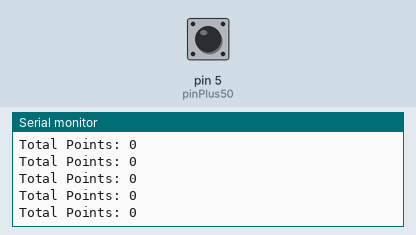
Simulated run of this sketch. Board: Arduino Uno, built with avr-gcc and run on an emulated ATmega328P. On the bench: the last lines printed to the serial monitor. Inputs (shaded band) come from the test bench; at power-on: pin 5 (pinPlus50) LOW.

Above: at 1.2 s.
1.3 s: pin 5 (pinPlus50) driven HIGH
At 2.45 s:
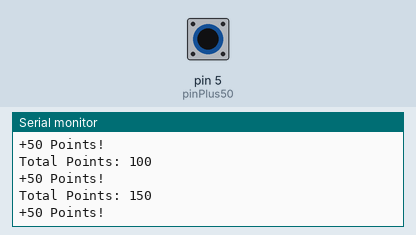
3.1 s: pin 5 (pinPlus50) driven LOW
6.1 s: pin 5 (pinPlus50) pulsed HIGH 2 times (0.12 s each, 0.3 s apart)
At 6.35 s:
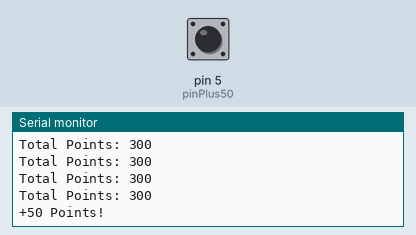
Timing chart, 0 to 9.1 s (numbered marks = the images above; inputs shaded):
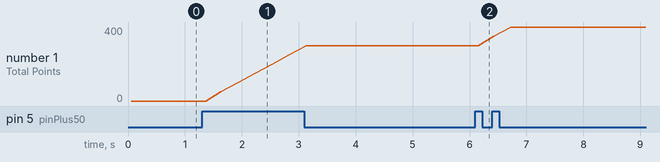

Measured:
- after the input at 1.3 s, the serial monitor: prints a new line after 0.08 s (image 1)
- after the input at 6.1 s, the serial monitor: prints a new line after 0.08 s (image 2)
- plotted number 1: 0 → 250 after the input at 1.3 s, 300 → 400 after the input at 6.1 s

The sketch:

demo.ino
```cpp
// Pin assignments
const int pinR = 1;
const int pinA = 2;
const int pinC = 3;
const int pinE = 4;
const int pinPlus50 = 5;
const int pinMinus50 = 6;

int points = 0;
int raceProgress = 0; // 0:R, 1:A, 2:C, 3:E (jackpot)

// Sequence letters in order
const int racePins[4] = { pinR, pinA, pinC, pinE };
const char* raceLetters[4] = { "R", "A", "C", "E" };

void setup() {
  Serial.begin(9600);

  // Set pin modes
  for (int i = 1; i <= 6; i++) {
    pinMode(i, INPUT);
  }

  Serial.println("Pinball Machine Initialized.");
  Serial.println("Current Progress: <none>");
}
void loop() {
  /*
  // Check each letter in the RACE sequence
  for (int i = 0; i < 4; i++) {
    if (digitalRead(racePins[i]) == HIGH) {
      if (i == raceProgress) {
        Serial.print("Hit: ");
        Serial.println(raceLetters[i]);
        raceProgress++;

        // Show current progress
        Serial.print("Current Progress: ");
        for (int j = 0; j < raceProgress; j++) {
          Serial.print(raceLetters[j]);
          Serial.print(" ");
        }
        Serial.println();

        if (raceProgress == 4) {
          Serial.println("JACKPOT! +1000 points!");
          points += 1000;
          raceProgress = 0;
          Serial.println("Current Progress: <none>");
        }
      } else {
        Serial.print("Out of order hit: ");
        Serial.println(raceLetters[i]);
        raceProgress = 0;
        Serial.println("Progress reset. Start over.");
        Serial.println("Current Progress: <none>");
      }
      delay(300); // Debounce
    }
  }*/

  // Check +50 point bumper
  if (digitalRead(pinPlus50) == HIGH) {
    points += 50;
    Serial.println("+50 Points!");
    delay(300); // Debounce
  }
  /*
  // Check -50 point bumper
  if (digitalRead(pinMinus50) == HIGH) {
    points -= 50;
    Serial.println("-50 Points!");
    delay(300); // Debounce
  }
  */
  Serial.print("Total Points: ");
  Serial.println(points);
}
```
